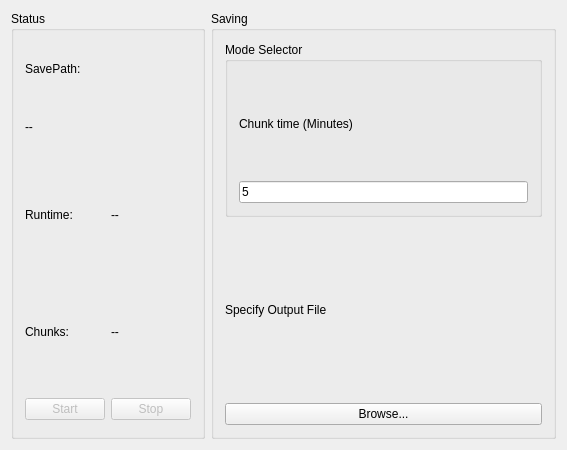
<?xml version="1.0" encoding="UTF-8"?>
<ui version="4.0">
 <class>MainWindow</class>
 <widget class="QMainWindow" name="MainWindow">
  <property name="windowModality">
   <enum>Qt::NonModal</enum>
  </property>
  <property name="enabled">
   <bool>true</bool>
  </property>
  <property name="geometry">
   <rect>
    <x>0</x>
    <y>0</y>
    <width>567</width>
    <height>450</height>
   </rect>
  </property>
  <property name="sizePolicy">
   <sizepolicy hsizetype="Fixed" vsizetype="Fixed">
    <horstretch>0</horstretch>
    <verstretch>0</verstretch>
   </sizepolicy>
  </property>
  <property name="contextMenuPolicy">
   <enum>Qt::DefaultContextMenu</enum>
  </property>
  <property name="windowTitle">
   <string>TapeDrive</string>
  </property>
  <widget class="QWidget" name="centralWidget">
   <property name="sizePolicy">
    <sizepolicy hsizetype="Fixed" vsizetype="Fixed">
     <horstretch>0</horstretch>
     <verstretch>0</verstretch>
    </sizepolicy>
   </property>
   <property name="contextMenuPolicy">
    <enum>Qt::NoContextMenu</enum>
   </property>
   <layout class="QHBoxLayout" name="horizontalLayout">
    <item>
     <widget class="QGroupBox" name="groupBox_2">
      <property name="title">
       <string>Status</string>
      </property>
      <layout class="QVBoxLayout" name="verticalLayout_6">
       <item>
        <layout class="QVBoxLayout" name="verticalLayout_4">
         <item>
          <layout class="QVBoxLayout" name="verticalLayout_9">
           <item>
            <widget class="QLabel" name="label_11">
             <property name="text">
              <string>SavePath:</string>
             </property>
            </widget>
           </item>
           <item>
            <widget class="QLabel" name="label_12">
             <property name="text">
              <string>--</string>
             </property>
             <property name="wordWrap">
              <bool>true</bool>
             </property>
            </widget>
           </item>
          </layout>
         </item>
         <item>
          <layout class="QHBoxLayout" name="horizontalLayout_6">
           <item>
            <widget class="QLabel" name="label_5">
             <property name="text">
              <string>Runtime:</string>
             </property>
            </widget>
           </item>
           <item>
            <widget class="QLabel" name="label_6">
             <property name="text">
              <string>--</string>
             </property>
            </widget>
           </item>
          </layout>
         </item>
         <item>
          <layout class="QHBoxLayout" name="horizontalLayout_8">
           <item>
            <widget class="QLabel" name="label_23">
             <property name="text">
              <string>Chunks:</string>
             </property>
            </widget>
           </item>
           <item>
            <widget class="QLabel" name="label_21">
             <property name="text">
              <string>--</string>
             </property>
            </widget>
           </item>
          </layout>
         </item>
         <item>
          <layout class="QHBoxLayout" name="horizontalLayout_2">
           <property name="topMargin">
            <number>5</number>
           </property>
           <property name="bottomMargin">
            <number>5</number>
           </property>
           <item>
            <widget class="QPushButton" name="pushButton_3">
             <property name="enabled">
              <bool>false</bool>
             </property>
             <property name="text">
              <string>Start</string>
             </property>
             <property name="flat">
              <bool>false</bool>
             </property>
            </widget>
           </item>
           <item>
            <widget class="QPushButton" name="pushButton_2">
             <property name="enabled">
              <bool>false</bool>
             </property>
             <property name="text">
              <string>Stop</string>
             </property>
             <property name="flat">
              <bool>false</bool>
             </property>
            </widget>
           </item>
          </layout>
         </item>
        </layout>
       </item>
      </layout>
     </widget>
    </item>
    <item>
     <widget class="QGroupBox" name="groupBox_3">
      <property name="title">
       <string>Saving</string>
      </property>
      <layout class="QVBoxLayout" name="verticalLayout_7">
       <item>
        <layout class="QVBoxLayout" name="verticalLayout_5">
         <item>
          <widget class="QGroupBox" name="groupBox_4">
           <property name="title">
            <string>Mode Selector</string>
           </property>
           <layout class="QVBoxLayout" name="verticalLayout_11">
            <item>
             <layout class="QVBoxLayout" name="verticalLayout_10">
              <item>
               <widget class="QLabel" name="label_22">
                <property name="text">
                 <string>Chunk time (Minutes)</string>
                </property>
               </widget>
              </item>
              <item>
               <widget class="QLineEdit" name="lineEdit_2">
                <property name="enabled">
                 <bool>true</bool>
                </property>
                <property name="text">
                 <string>5</string>
                </property>
               </widget>
              </item>
             </layout>
            </item>
           </layout>
          </widget>
         </item>
         <item>
          <widget class="QLabel" name="label_2">
           <property name="text">
            <string>Specify Output File</string>
           </property>
          </widget>
         </item>
         <item>
          <widget class="QPushButton" name="pushButton">
           <property name="text">
            <string>Browse...</string>
           </property>
          </widget>
         </item>
        </layout>
       </item>
      </layout>
     </widget>
    </item>
   </layout>
  </widget>
  <action name="actionInfo">
   <property name="text">
    <string>Info</string>
   </property>
  </action>
 </widget>
 <layoutdefault spacing="6" margin="11"/>
 <tabstops>
  <tabstop>pushButton_3</tabstop>
  <tabstop>pushButton_2</tabstop>
  <tabstop>pushButton</tabstop>
 </tabstops>
 <resources/>
 <connections/>
</ui>
